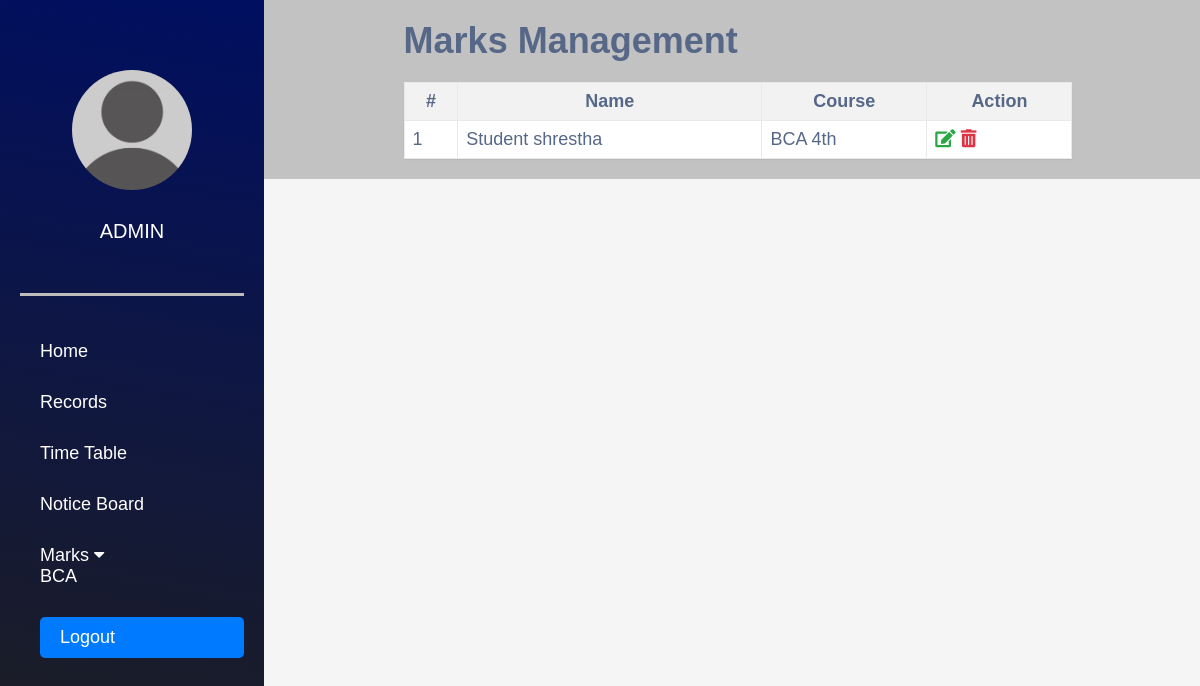
The app's page /sem4.php with its own data.
### tables this page shows
CREATE TABLE `users` (
  `id` int(11) NOT NULL,
  `FirstName` varchar(50) DEFAULT NULL,
  `LastName` varchar(50) DEFAULT NULL,
  `DOB` date DEFAULT NULL,
  `Gender` enum('Male','Female','Other') NOT NULL,
  `Role` enum('student','teacher','admin') DEFAULT NULL,
  `Nationality` varchar(50) DEFAULT NULL,
  `User_id` int(100) NOT NULL,
  `Password` varchar(255) DEFAULT NULL,
  `Course` varchar(100) DEFAULT NULL,
  `Semester` varchar(50) DEFAULT NULL,
  `Email` varchar(100) DEFAULT NULL,
  `PhoneNumber` varchar(20) DEFAULT NULL,
  `Address` varchar(255) DEFAULT NULL,
  `EmergencyContactPersonName` varchar(100) DEFAULT NULL,
  `EmergencyContactNumber` tinytext DEFAULT NULL,
  `Photo` varchar(255) NOT NULL,
  `reset_token` varchar(255) NOT NULL
);

### sem4.php (the view, shortened to what this page needs)
<?php
include('dbconnection.php');
?>
<!DOCTYPE html>
<html lang="en">
<head>
    <link rel="stylesheet" href="src/style.css">
    <link rel="stylesheet" href="style.css">
    <link href="https://cdnjs.cloudflare.com/ajax/libs/font-awesome/5.15.4/css/all.min.css" rel="stylesheet">
    <link rel="stylesheet" href="https://cdnjs.cloudflare.com/ajax/libs/font-awesome/4.7.0/css/font-awesome.min.css">
</head>
<body>
    <div class="head_wrap">
        <div class="side_menu">
            <div class="avatar_profile">
                <img src="./src/images/ass.png" alt="">
            </div>
            <div class="student_info">
                <h3>Admin</h3>
            </div>
            <div class="navigation">
                <ul>
                    <li><a href="admin_dashboard.php">Home</a></li>
                    <li><a href="index1.php">Records</a></li>
                    <li><a href="table.php">Time Table</a></li>
                    <li><a href="noticeboard.php">Notice Board</a></li>
                    <li class="dropdown" id="marks-dropdown">
                    <div class="dropdown-btn">Marks
                    <i class="fa fa-caret-down"></i>
                </div>
                <div class="dropdown-container">
                    <a href="marks_portal.php">BCA</a>
  </div>
</li>
                    <a href="login1.php" class="logout-btn">Logout</a>
                </ul>
            </div>
        </div>
        <div class="info_tab">
            <div class="container-xl">
                <div class="table-responsive">
                    <div class="table-wrapper">
                        <div class="table-title">
                            <div class="row">
                                <div class="title">
                                    <h2>Marks <b>Management</b></h2>
                                </div>
                            </div>
                        </div>
                        <table class="table table-striped table-hover">
                            <thead>
                                <tr>
                                    <th>#</th>
                                    <th>Name</th>
                                    <th>Course</th>
                                    <th>Action</th>
                                </tr>
                            </thead>
                            <tbody>
                            <?php
            $sql = "SELECT * FROM users WHERE Role='student' AND Course='BCA' AND Semester='4th'";
            $result = mysqli_query($con, $sql);
            if (mysqli_num_rows($result) > 0) {
                $cnt = 1;
                while ($row = mysqli_fetch_assoc($result)) {
                    ?>
                    <tr>
                        <td><?php echo $cnt; ?></td>
                        <td><?php echo $row['FirstName'] . ' ' . $row['LastName']; ?></td>
                        <td><?php echo $row['Course'] . " " . $row['Semester']; ?></td>
                        <td>
                            <a href="edit_marks.php?editid=<?php echo htmlentities($row['id']); ?>"
                                class="edit-marks-btn" title="Edit Marks" data-toggle="tooltip"><i class='fas fa-edit'></i></a>
                            <a href="marks_portal.php?delid=<?php echo htmlentities($row['User_id']); ?>"
                                class="delete-btn" title="Delete" data-toggle="tooltip"><i class='fas fa-trash-alt'></i></a>
                        </td>
                    </tr>
                    <?php
                    $cnt++;
                }
            } else {
                ?>
                <tr>
                    <td colspan="6" style="text-align:center; color:red;">No Record Found</td>
                </tr>
            <?php } ?>
        </tbody>
    </table>
                    </div>
                </div>
            </div>
        </div>
    </div>
</body>
</html>

### src/style.css (style rules this page uses)
* { padding: 0px; margin: 0px; box-sizing: border-box; }
body { font-family: 'Poppins', sans-serif; color: #252525; font-size: 18px; }
body h1,h2, h3 { font-family: 'Work Sans', sans-serif; }
* { box-sizing: border-box; }
body { margin: 0; font-family: Arial, sans-serif; }
.row { display: flex; justify-content: space-between; }
img { width: 100%; height: auto; }
.head_wrap { display: flex; flex-direction: row; width: 100%; background: rgb(194, 194, 194); }
.side_menu { padding: 20px; width: 22%; color: white; background: linear-gradient(10deg, rgba(31,31,31,1) 0%, rgba(0,15,97,1) 100%); }
.info_tab { padding: 20px; width: 73%; }
.student_info { padding-top: 30px; display: flex; flex-direction: column; align-items: center; }
.student_info h3 { text-transform: uppercase; font-size: 20px; font-weight: 500; }
.avatar_profile { width: 120px; height: 120px; margin: auto; margin-top:50px ; }
.avatar_profile img { border-radius: 50%; object-fit: cover; width: 100%; height: 100%; }
.navigation ul { list-style: none; }
.navigation a { text-decoration: none; color: white; }
.navigation { border-top: 3px solid rgb(189, 189, 189); padding-top: 45px; margin-top: 50px; padding-left: 20px; }
.navigation ul { display: flex; flex-direction: column; gap: 30px; }
.logout-btn { display: inline-block; padding: 10px 20px; background-color: #007bff; color: #fff; text-decoration: none; border-radius: 5px; transition: background-color 0.3s ease; }
.side_menu { height:100vh; position:fixed; }
.info_tab { margin-left: 25%; }

### style.css (style rules this page uses)
* { padding: 0; margin: 0; box-sizing: border-box; }
html { font-size: 10px; font-family: 'Montserrat', sans-serif; scroll-behavior: smooth; }
a { text-decoration: none; }
img { height: 100%; width: 100%; object-fit: cover; }
.edit-marks-btn { color:#28a745; }
.delete-btn { color:#dc3545; }

### sem4.php (style rules this page uses)
body { font-family: Arial, sans-serif; background-color: #f5f5f5; color: #566787; }
.container-xl { width: 80%; margin: 0 auto; }
.table { width: 100%; border-collapse: collapse; background-color: #fff; box-shadow: 0 1px 1px rgba(0, 0, 0, 0.05); }
.row { display: flex; }
.table th, .table td { border: 1px solid #e9e9e9; padding: 8px; }
.table th { background-color: #f2f2f2; }
.table td { text-align: left; }
.table-title { font-size: 24px; margin-bottom: 20px; }
.title { text-align: center; }

### records on screen
users: FirstName "Student", LastName "shrestha", Course "BCA", Semester "4th"
